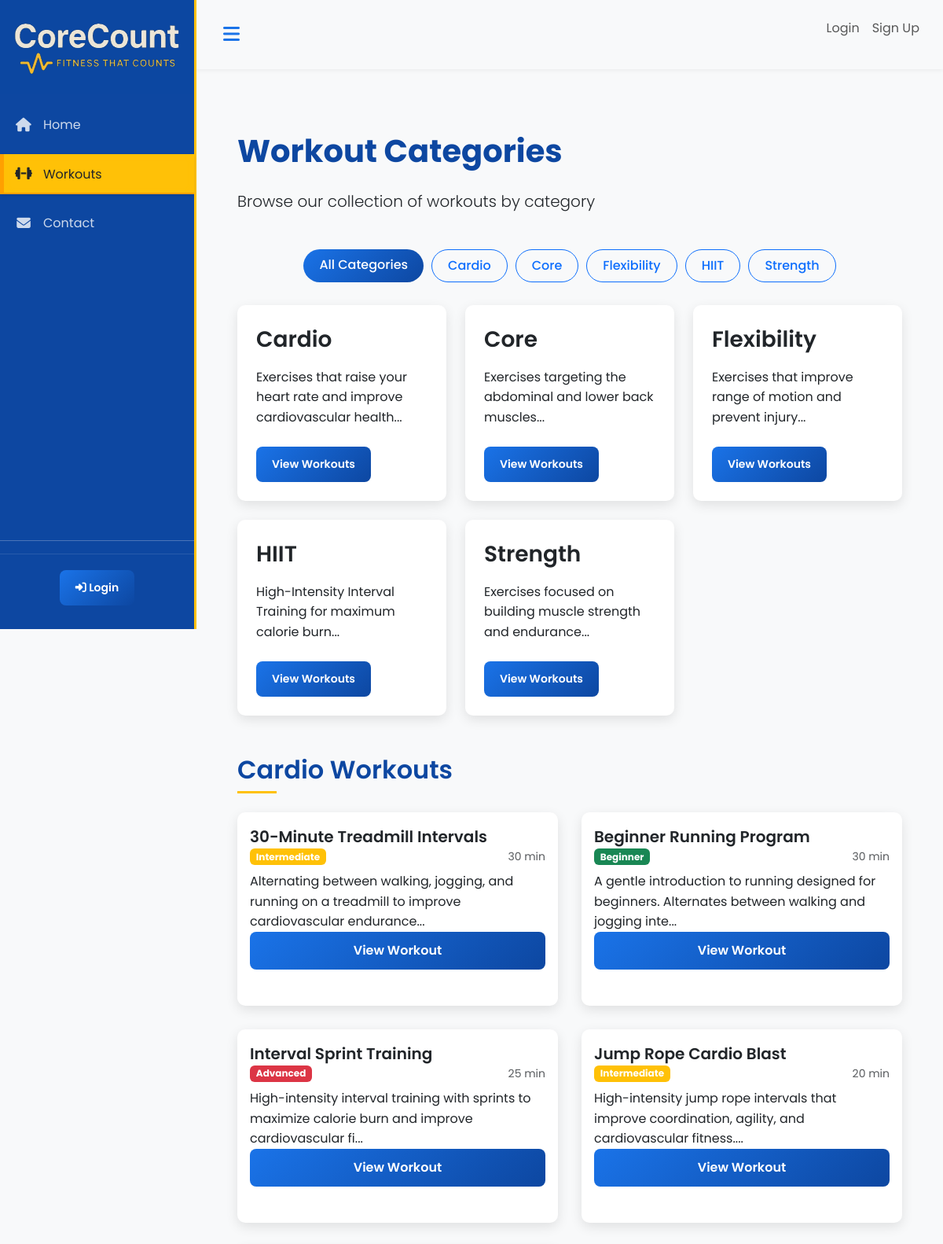
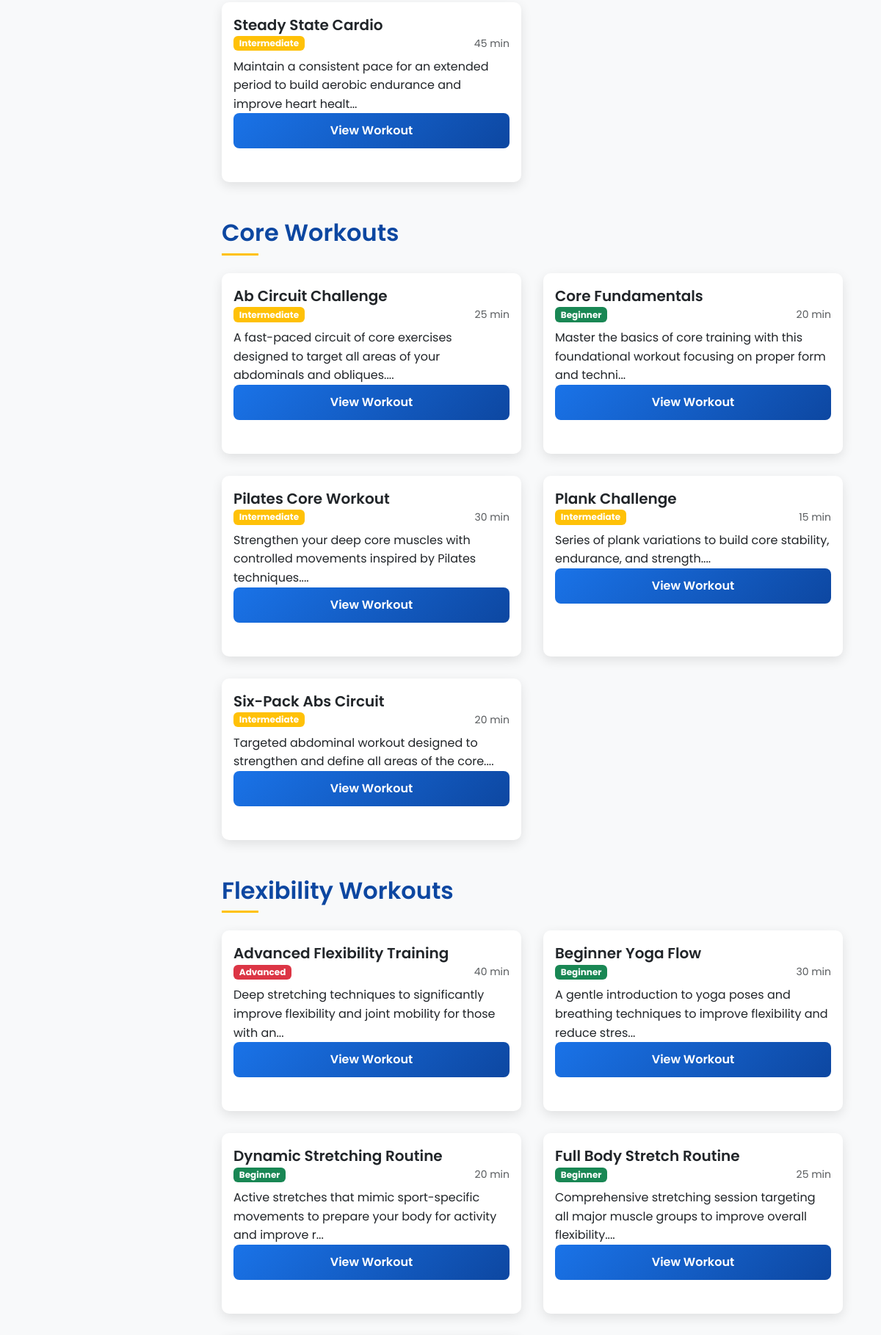
/categories.php (upper part), run on the app's committed database (2 pictures, top to bottom).
### tables this page shows
CREATE TABLE IF NOT EXISTS workout_categories (
    category_id INT AUTO_INCREMENT PRIMARY KEY,
    name VARCHAR(50) NOT NULL UNIQUE,   
    description TEXT,
     
    created_at TIMESTAMP DEFAULT CURRENT_TIMESTAMP
);

CREATE TABLE IF NOT EXISTS workouts (
    workout_id INT AUTO_INCREMENT PRIMARY KEY,
    category_id INT NOT NULL,
    name VARCHAR(100) NOT NULL,
    description TEXT,
    difficulty_level ENUM('beginner', 'intermediate', 'advanced'),
    duration INT,   
    calories_burned INT,   
     
    created_at TIMESTAMP DEFAULT CURRENT_TIMESTAMP,
    FOREIGN KEY (category_id) REFERENCES workout_categories(category_id) ON DELETE CASCADE
);

### categories.php (the view, shortened to what this page needs)
<?php
$database = new Database();
$db = $database->getConnection();
$category_id = isset($_GET['id']) ? intval($_GET['id']) : 0;
$categories_query = "SELECT * FROM workout_categories ORDER BY name";
$categories_stmt = $db->prepare($categories_query);
$categories_stmt->execute();
$categories = $categories_stmt->fetchAll(PDO::FETCH_ASSOC);
if ($category_id > 0) {
    $workouts_query = "SELECT w.*, c.name as category_name
                      FROM workouts w
                      JOIN workout_categories c ON w.category_id = c.category_id
                      WHERE w.category_id = :category_id
                      ORDER BY w.name";
    $workouts_stmt = $db->prepare($workouts_query);
    $workouts_stmt->bindParam(':category_id', $category_id, PDO::PARAM_INT);
    $workouts_stmt->execute();
    $selected_category = null;
    foreach ($categories as $category) {
        if ($category['category_id'] == $category_id) {
            $selected_category = $category;
            break;
        }
    }
} else {
    $workouts_query = "SELECT w.*, c.name as category_name
                      FROM workouts w
                      JOIN workout_categories c ON w.category_id = c.category_id
                      ORDER BY c.name, w.name";
    $workouts_stmt = $db->prepare($workouts_query);
    $workouts_stmt->execute();
}
$workouts = $workouts_stmt->fetchAll(PDO::FETCH_ASSOC);
$workouts_by_category = [];
foreach ($workouts as $workout) {
    $cat_id = $workout['category_id'];
    if (!isset($workouts_by_category[$cat_id])) {
        $workouts_by_category[$cat_id] = [
            'category_name' => $workout['category_name'],
            'workouts' => []
        ];
    }
    $workouts_by_category[$cat_id]['workouts'][] = $workout;
}
include 'includes/header.php';
?>
<link rel="stylesheet" href="<?php echo SITE_URL; ?>/assets/css/category-cards.css?v=<?php echo time(); ?>">
<link rel="stylesheet" href="<?php echo SITE_URL; ?>/assets/css/responsive-enhancements.css?v=<?php echo time(); ?>">
<main>
    <div class="container py-4">
        <div class="row mb-4">
            <div class="col-md-8">
                <?php if ($category_id > 0 && $selected_category): ?>
                    <h1><?php echo htmlspecialchars($selected_category['name']); ?> Workouts</h1>
                    <?php if (!empty($selected_category['description'])): ?>
                        <p class="lead"><?php echo htmlspecialchars($selected_category['description']); ?></p>
                    <?php endif; ?>
                <?php else: ?>
                    <h1>Workout Categories</h1>
                    <p class="lead">Browse our collection of workouts by category</p>
                <?php endif; ?>
            </div>
            <div class="col-md-4 d-flex align-items-center justify-content-end">
            </div>
        </div>
        <div class="category-filter mb-4">
            <a href="<?php echo SITE_URL; ?>/categories.php" class="btn <?php echo $category_id == 0 ? 'btn-primary' : 'btn-outline-primary'; ?>">
                All Categories
            </a>
            <?php foreach ($categories as $category): ?>
                <a href="<?php echo SITE_URL; ?>/categories.php?id=<?php echo $category['category_id']; ?>"
                   class="btn <?php echo $category_id == $category['category_id'] ? 'btn-primary' : 'btn-outline-primary'; ?>">
                    <?php echo htmlspecialchars($category['name']); ?>
                </a>
            <?php endforeach; ?>
        </div>
        <?php if ($category_id == 0): ?>
            <div class="row row-cols-1 row-cols-md-3 g-4 mb-5">
                <?php foreach ($categories as $category): ?>
                    <div class="col">
                        <div class="category-card h-100">
                            <div class="category-content p-4">
                                <h3><?php echo htmlspecialchars($category['name']); ?></h3>
                                <?php if (!empty($category['description'])): ?>
                                    <p><?php echo htmlspecialchars(substr($category['description'], 0, 100)); ?>...</p>
                                <?php endif; ?>
                                <a href="<?php echo SITE_URL; ?>/categories.php?id=<?php echo $category['category_id']; ?>" class="btn btn-sm btn-primary mt-2">View Workouts</a>
                            </div>
                        </div>
                    </div>
                <?php endforeach; ?>
            </div>
        <?php endif; ?>
        <?php if (count($workouts) > 0): ?>
            <?php if ($category_id == 0): ?>
                <?php foreach ($workouts_by_category as $cat_id => $category_data): ?>
                    <div class="category-section mb-5">
                        <h2 class="category-title mb-4"><?php echo htmlspecialchars($category_data['category_name']); ?> Workouts</h2>
                        <div class="workout-grid">
                            <?php foreach ($category_data['workouts'] as $workout): ?>
                                <div>
                                    <div class="workout-card h-100">
                                        <div class="card-body">
                                            <h5 class="card-title"><?php echo htmlspecialchars($workout['name']); ?></h5>
                                            <div class="d-flex justify-content-between align-items-center mb-2">
                                                <span class="badge bg-<?php
                                                    echo $workout['difficulty_level'] === 'beginner' ? 'success' :
                                                        ($workout['difficulty_level'] === 'intermediate' ? 'warning' : 'danger');
                                                ?>"><?php echo ucfirst($workout['difficulty_level']); ?></span>
                                                <small class="text-muted"><?php echo $workout['duration']; ?> min</small>
                                            </div>
                                            <p class="card-text"><?php echo htmlspecialchars(substr($workout['description'], 0, 100)); ?>...</p>
                                        </div>
                                        <div class="card-footer bg-transparent border-top-0">
                                            <a href="<?php echo SITE_URL; ?>/workout.php?id=<?php echo $workout['workout_id']; ?>" class="btn btn-primary w-100">View Workout</a>
                                        </div>
                                    </div>
                                </div>
                            <?php endforeach; ?>
                        </div>
                    </div>
                <?php endforeach; ?>
            <?php endif; ?>
        <?php else: ?>
            <div class="alert alert-info">
                <i class="fas fa-info-circle"></i> No workouts found for this category.
            </div>
        <?php endif; ?>
    </div>
</main>
<?php include 'includes/footer.php'; ?>

### assets/css/style.css (style rules this page uses)
:root { --primary-blue: #1a73e8; --primary-blue-dark: #0d47a1; --primary-yellow: #ffc107; --primary-yellow-dark: #ffa000; --text-dark: #212529; --text-light: #fff; --bg-light: #f8f9fa; --bg-dark: #212529; --e-global-color-primary: var(--primary-blue-dark); --e-global-color-secondary: var(--primary-blue); --e-global-color-text: var(--text-dark); --e-global-color-accent: var(--primary-yellow); --e-global-color-3266181: var(--text-light); --e-global-color-9d44d9d: rgba(255, 255, 255, 0.8); --e-global-color-31495be: #E9E9E9; --e-global-color-b885006: rgba(255, 255, 255, 0.25); --e-global-color-6f12657: var(--bg-light); --primary-color: var(--primary-blue-dark); --secondary-color: var(--primary-blue); --accent-color: var(--primary-yellow); --light-color: var(--text-light); --dark-color: var(--text-dark); --danger-color: #dc3545; --success-color: #28a745; --warning-color: var(--primary-yellow-dark); --info-color: var(--primary-blue); --gray-color: var(--text-dark); --transition-speed: 0.3s; }
body { font-family: 'Poppins', sans-serif; background-color: var(--e-global-color-6f12657); color: var(--e-global-color-text); overflow-x: hidden; }
main { padding: 20px; }
.category-card { position: relative; border-radius: 10px; overflow: hidden; box-shadow: 0 5px 15px rgba(0, 0, 0, 0.1); height: 250px; background-color: var(--e-global-color-3266181); }
.btn-primary { background: linear-gradient(135deg, var(--primary-blue) 0%, var(--primary-blue-dark) 100%); border: none; border-radius: 8px; padding: 12px 20px; font-weight: 600; transition: all 0.3s ease; position: relative; overflow: hidden; }
.btn-primary::before { content: ''; position: absolute; top: 0; left: -100%; width: 100%; height: 100%; background: linear-gradient(90deg, transparent, rgba(255, 255, 255, 0.2), transparent); transition: all 0.6s ease; }
.category-filter { display: flex; justify-content: center; margin-bottom: 30px; flex-wrap: wrap; }
.category-filter .btn { margin: 5px; padding: 8px 20px; transition: all var(--transition-speed); border-radius: 30px; font-weight: 500; }
.category-section { margin-bottom: 50px; }
.category-title { position: relative; padding-bottom: 10px; margin-bottom: 25px; color: var(--e-global-color-primary); }
.category-title::after { content: ''; position: absolute; left: 0; bottom: 0; width: 50px; height: 3px; background-color: var(--e-global-color-accent); }
.workout-card { background: var(--e-global-color-3266181); border-radius: 10px; overflow: hidden; box-shadow: 0 5px 15px rgba(0, 0, 0, 0.05); margin-bottom: 30px; transition: transform var(--transition-speed); padding:16px; }

### assets/css/category-cards.css (style rules this page uses)
.workout-card { position: relative; border-radius: 10px; overflow: hidden; box-shadow: 0 5px 15px rgba(0, 0, 0, 0.1); margin-bottom: 30px; height: 250px; background-color: var(--e-global-color-3266181); transition: transform 0.3s ease; }

### assets/css/responsive-enhancements.css (style rules this page uses)
h1 { font-size: 2.5rem; line-height: 1.2; margin-bottom: 1.5rem; font-weight: 700; color: var(--primary-blue-dark); }
h2 { font-size: 2rem; line-height: 1.3; margin-bottom: 1.2rem; font-weight: 600; }
h3 { font-size: 1.75rem; line-height: 1.4; margin-bottom: 1rem; font-weight: 600; }
h5 { font-size: 1.25rem; line-height: 1.5; margin-bottom: 0.5rem; font-weight: 600; }
p, li, td, th { line-height: 1.6; margin-bottom: 1rem; }
.workout-grid { display: grid; grid-template-columns: repeat(auto-fit, minmax(300px, 1fr)); gap: 30px; margin-bottom: 30px; }

### data on the page
workout_categories: name "Cardio", description "Exercises that raise your heart rate and improve cardiovascular health"
workout_categories: name "Core", description "Exercises targeting the abdominal and lower back muscles"
workout_categories: name "Flexibility", description "Exercises that improve range of motion and prevent injury"
workout_categories: name "HIIT", description "High-Intensity Interval Training for maximum calorie burn"
workout_categories: name "Strength", description "Exercises focused on building muscle strength and endurance"
workouts: name "30-Minute Treadmill Intervals", difficulty_level "Intermediate", duration "30", description "Alternating between walking, jogging, and running on a treadmill to improve cardiovascular endurance"
workouts: name "Beginner Running Program", difficulty_level "Beginner", duration "30", description "A gentle introduction to running designed for beginners. Alternates between walking and jogging inte"
workouts: name "Interval Sprint Training", difficulty_level "Advanced", duration "25", description "High-intensity interval training with sprints to maximize calorie burn and improve cardiovascular fi"
workouts: name "Jump Rope Cardio Blast", difficulty_level "Intermediate", duration "20", description "High-intensity jump rope intervals that improve coordination, agility, and cardiovascular fitness."
workouts: name "Steady State Cardio", difficulty_level "Intermediate", duration "45", description "Maintain a consistent pace for an extended period to build aerobic endurance and improve heart healt"
workouts: name "Ab Circuit Challenge", difficulty_level "Intermediate", duration "25", description "A fast-paced circuit of core exercises designed to target all areas of your abdominals and obliques."
workouts: name "Core Fundamentals", difficulty_level "Beginner", duration "20", description "Master the basics of core training with this foundational workout focusing on proper form and techni"
workouts: name "Pilates Core Workout", difficulty_level "Intermediate", duration "30", description "Strengthen your deep core muscles with controlled movements inspired by Pilates techniques."
workouts: name "Plank Challenge", difficulty_level "Intermediate", duration "15", description "Series of plank variations to build core stability, endurance, and strength."
workouts: name "Six-Pack Abs Circuit", difficulty_level "Intermediate", duration "20", description "Targeted abdominal workout designed to strengthen and define all areas of the core."
workouts: name "Advanced Flexibility Training", difficulty_level "Advanced", duration "40", description "Deep stretching techniques to significantly improve flexibility and joint mobility for those with an"
workouts: name "Beginner Yoga Flow", difficulty_level "Beginner", duration "30", description "A gentle introduction to yoga poses and breathing techniques to improve flexibility and reduce stres"
workouts: name "Dynamic Stretching Routine", difficulty_level "Beginner", duration "20", description "Active stretches that mimic sport-specific movements to prepare your body for activity and improve r"
workouts: name "Full Body Stretch Routine", difficulty_level "Beginner", duration "25", description "Comprehensive stretching session targeting all major muscle groups to improve overall flexibility."

### other printed values
$category_data['category_name'] "Cardio"
$category_data['category_name'] "Core"
$category_data['category_name'] "Flexibility"
